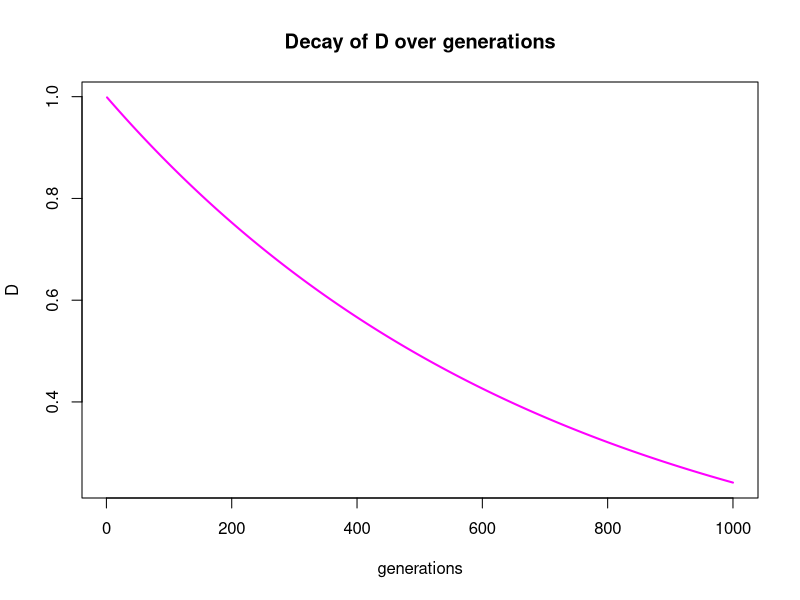

Write the R code that produced this figure.
#Decay of D over generations

#Specify some parameters
c = 0.00142 # recombination rate
D.t0 = 1# initial value of linkage coefficient
gens <- seq(1,1000) #run it for 1000 generations

#Now do the calculations. Note that we could 
#do this by looping over every element in gens, but
#that would be inefficient and slow.
#Instead we can take advantage of the fact that 
#almost everything in R is a vector. This let's us 
#*Vectorize* calculations. Which mean that we can tell
#R to use some highly-optimized linear algebra libraries
#Vectorized code also tend to be simpler:

Ds <- (1-c)^gens * D.t0

#That's it!

#Now Plot it.
plot(Ds ~ gens, type='l', col='magenta', main='Decay of D over generations', lwd=2, xlab='generations', ylab='D')


